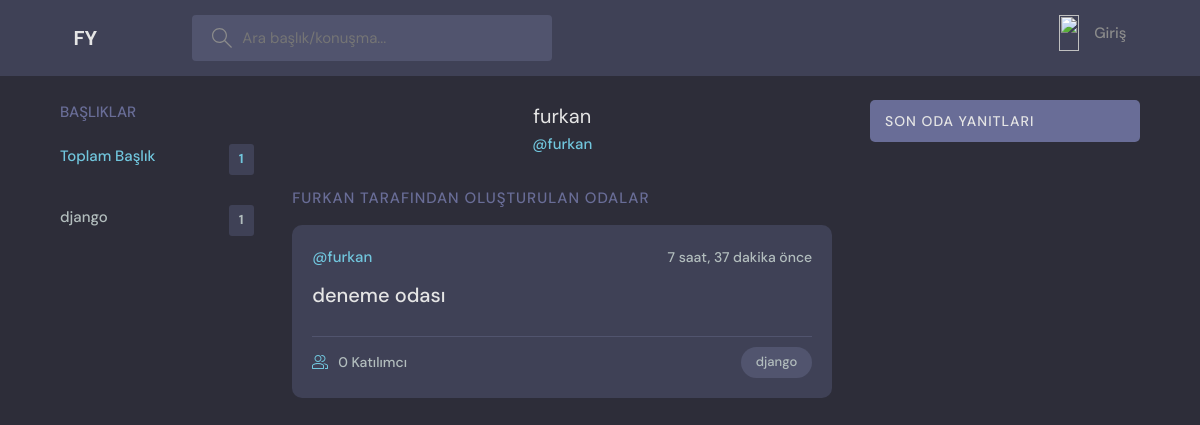
Page /user/1 on the committed database.
### base/models.py (models this page shows, shortened)
class Topic(models.Model):
    name = models.CharField(max_length=200)
    def __str__(self):
        return self.name

class Room(models.Model):
    host = models.ForeignKey(User, on_delete=models.SET_NULL, null=True)
    topic = models.ForeignKey(Topic, on_delete=models.CASCADE)
    name = models.CharField(max_length=200)
    description = models.TextField(null=True, blank=True)
    participants = models.ManyToManyField(
        User, related_name='participants', blank=True)
    update = models.DateTimeField(auto_now=True)
    create = models.DateTimeField(auto_now_add=True)
    class Meta:
        ordering = ['-update', '-create']

### base/views.py (the view)
# urls.py: path('user/<str:pk>', views.userProfile, name="user-profile"),
def userProfile(request, pk):
    user = User.objects.get(id=pk)
    rooms = user.room_set.all()
    topics = Topic.objects.all()
    room_messages = Message.objects.all()
    context = {
        'user':user,
        'rooms':rooms,
        'topics':topics,
        'room_messages':room_messages,
    }
    return render(request, 'base/profile.html', context)

### base/templates/base/profile.html (shortened to what this page needs)
{% extends 'main.html' %}
{% load static %}
{% block content %}
  <main class="profile-page layout layout--3">
    <div class="container">
      {% include 'base/topics_component.html' %}
      <div class="roomList">
        <div class="profile">
          <div class="profile__info">
            <h3>{{user.username}}</h3>
            <p>@{{user.username}}</p>
          </div>
        </div>
        <div class="roomList__header">
          <div>
            <h2>{{user.username}} Tarafından oluşturulan odalar </a>
            </h2>
          </div>
        </div>
        {% include 'base/feed_component.html' %}
      </div>
      {% include 'base/activity_component.html' %}
    </div>
  </main>
{% endblock %}

### templates/main.html (shortened to what this page needs)
{% load static %}
<!DOCTYPE html>
<html lang="en">
  <head>
    <link rel="stylesheet" href={% static "styles/style.css"%} />
  </head>
  <body>
    {% include 'navbar.html' %}
    {% block content %}
    {% endblock content %}
  </body>
</html>

### templates/navbar.html (shortened to what this page needs)
{% load static %}
<header class="header header--loggedIn">
    <div class="container">
      <a href="{% url 'home' %}" class="header__logo">
        <h1>FY</h1>
      </a>
      <form class="header__search" method="GET" action="{% url 'home'%}">
        <label>
          <input name="q"  placeholder="Ara başlık/konuşma..." />
        </label>
      </form>
      <nav class="header__menu">
        {% if request.user.is_authenticated %}
        <div class="header__user">
          <a href="{% url 'user-profile' user.id %}">
            <p>Kullanıcı<span>@{{request.user.username}}</span></p>
          </a>
          <button class="dropdown-button">
            <svg version="1.1" xmlns="http://www.w3.org/2000/svg" width="32" height="32" viewBox="0 0 32 32">
              <title>Tıkla</title>
              <path d="M16 21l-13-13h-3l16 16 16-16h-3l-13 13z"></path>
            </svg>
          </button>
        </div>
        {% else %}
        <a href="{% url 'login'%}">
          <img src="{% static 'images/avatar.svg' %}" />
          <p>Giriş</p>
        </a>
        {% endif %}
      </nav>
    </div>
  </header>

### base/templates/base/topics_component.html
<div class="topics">
    <div class="topics__header">
      <h2>Başlıklar</h2>
    </div>
    <ul class="topics__list">
      <li>
        <a class="active">Toplam Başlık <span>{{topics.count}}</span></a>
      </li>
        {% for topic in topics %}
      <li>
        <a href="{% url 'home'%}?q={{topic.name}}">{{topic.name}}<span>{{topic.room_set.all.count}}</span></a>
      </li>
      {% endfor %}
    </ul>
  </div>

### base/templates/base/feed_component.html (shortened to what this page needs)
{% for room in rooms %}
<div class="roomListRoom">
    <div class="roomListRoom__header">
      <a href="{% url 'user-profile' room.host.id %}" class="roomListRoom__author">
        <span>@{{room.host.username}}</span>
      </a>
      <div class="roomListRoom__actions">
        <span>{{room.create|timesince}} önce</span>
      </div>
    </div>
    <div class="roomListRoom__content">
      <a href="{% url 'room' room.id %}">{{room.name}}</a>
    </div>
    <div class="roomListRoom__meta">
      <a href="{% url 'room' room.id %}" class="roomListRoom__joined">
        {{room.participants.all.count}} Katılımcı
      </a>
      <p class="roomListRoom__topic">{{room.topic}}</p>
    </div>
  </div>
{% endfor %}

### base/templates/base/activity_component.html (shortened to what this page needs)
<div class="activities">
    <div class="activities__header">
      <h2>Son Oda Yanıtları</h2>
    </div>

### rows in the picture
Topic: name "django", room_set.all.count "1"
Room: host.username "furkan", create "7 saat, 37 dakika", name "deneme odası", participants.all.count "0", topic "django"

### other values in the picture
{{ topics.count }} "1"
{{ user.username }} "furkan"
{{ user.username }} "FURKAN"
